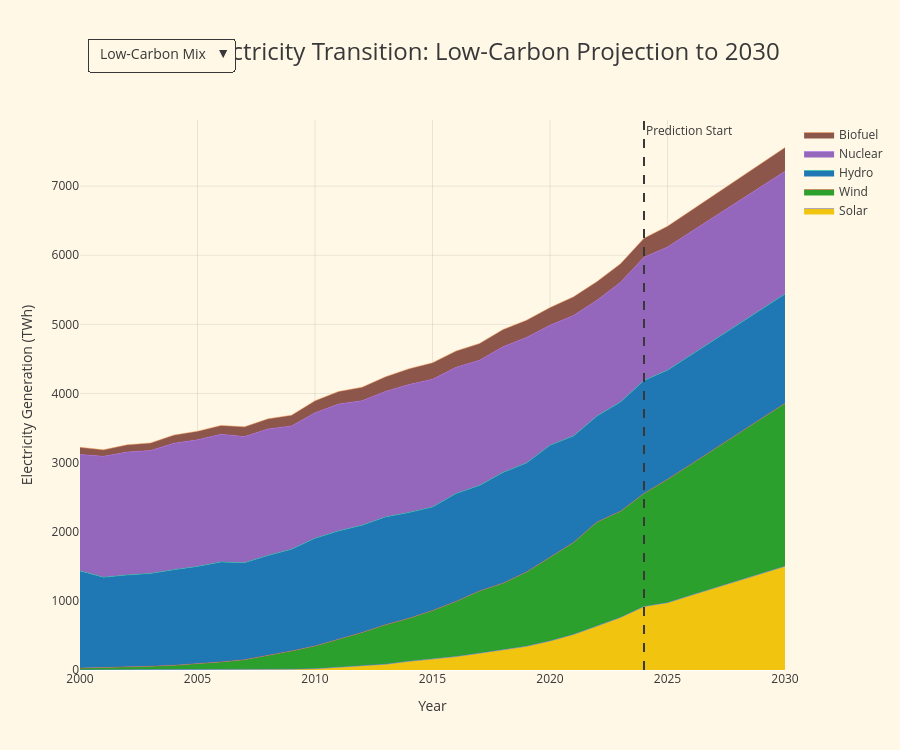

Here is the notebook cell this chart was saved with:
### Code cell
# --- GLOBAL CONFIGURATION ---
df = df_target_2030
title = "Global Electricity Transition"
filename = r"C:\Users\eirad\Desktop\IT ACADEMY\Sprint_13_Proyecto_Final\Quarto_Report\Plot\27_global_target_area.html"

low_carbon_metrics = [
    "solar_electricity", "wind_electricity", "hydro_electricity",
    "nuclear_electricity", "biofuel_electricity", "other_renewable_electricity"
]

fossil_metrics = ["coal_electricity", "gas_electricity"]   

color_map = {
    "solar_electricity": "#f1c40f",
    "wind_electricity": "#2ca02c",
    "hydro_electricity": "#1f77b4",
    "nuclear_electricity": "#9467bd",
    "biofuel_electricity": "#8c564b",
    "other_renewable_electricity": "#17becf",
    "coal_electricity": "#4c4c4c",
    "gas_electricity": "#C39BD3"
}


# 1. Data Preparation
year_cols = [c for c in df.columns if str(c).isdigit()]
df_melted = df.melt(id_vars=["energy_metric"], value_vars=year_cols,
                    var_name="year", value_name="value")

df_melted["year"] = df_melted["year"].astype(int)

df_yearly = (
    df_melted.groupby(["year", "energy_metric"])["value"]
    .sum()
    .reset_index()
)

df_plot = (
    df_yearly.pivot(index="year", columns="energy_metric", values="value")
    .reset_index()
    .sort_values("year")
)

# 2. Create Figure
fig_2030 = go.Figure()

available_low = [c for c in low_carbon_metrics if c in df_plot.columns]
for col in available_low:
    fig_2030.add_trace(go.Scatter(
        x=df_plot["year"],
        y=df_plot[col],
        name=col.replace("_electricity", "").title(),
        mode="lines",
        stackgroup="one",
        line=dict(width=0.5),
        fillcolor=color_map.get(col),
        visible=True
    ))

available_fossil = [c for c in fossil_metrics if c in df_plot.columns]
for col in available_fossil:
    fig_2030.add_trace(go.Scatter(
        x=df_plot["year"],
        y=df_plot[col],
        name=col.replace("_electricity", "").title(),
        mode="lines",
        stackgroup="one",
        line=dict(width=0.5),
        fillcolor=color_map.get(col),
        visible=False
    ))

# 3. Layout and Filter Menu
fig_2030.update_layout(
    updatemenus=[
        dict(
            buttons=[
                dict(
                    label="Low-Carbon Mix",
                    method="update",
                    args=[
                        {"visible": [True]*len(available_low) + [False]*len(available_fossil)},
                        {"title": f"{title}: Low-Carbon Projection to 2030"}
                    ]
                ),
                dict(
                    label="Fossil Fuel Mix",
                    method="update",
                    args=[
                        {"visible": [False]*len(available_low) + [True]*len(available_fossil)},
                        {"title": f"{title}: Fossil Fuel Projection to 2030"}
                    ]
                )
            ],
            direction="down",
            x=0.01,
            xanchor="left",
            y=1.15,
            bgcolor="#FFF8E7",
            bordercolor="#383838",
            font=dict(size=14, color="#383838")
        )
    ],
    height=750,
    paper_bgcolor="#FFF8E7",
    plot_bgcolor="#FFF8E7",
    title=dict(
        text=f"{title}: Low-Carbon Projection to 2030",
        x=0.5,
        font=dict(size=24, color="#383838")
    ),
    xaxis=dict(
        title="Year",
        gridcolor="rgba(0,0,0,0.08)",
        tickfont=dict(color="#383838")
    ),
    yaxis=dict(
        title="Electricity Generation (TWh)",
        gridcolor="rgba(0,0,0,0.08)",
        tickfont=dict(color="#383838")
    ),
    font=dict(color="#383838"),
    margin=dict(t=120)
)

fig_2030.add_vline(
    x=2024,
    line_dash="dash",
    line_color="#383838",
    annotation_text="Prediction Start"
)

# Save
fig_2030.write_html(r"C:\Users\eirad\Desktop\IT ACADEMY\Sprint_13_Proyecto_Final\Quarto_Report\Plot\27_road_2030.html")
# Show
fig_2030.show()

### Figure 1 — Plotly figure (JSON) as saved in the notebook; plotly's stock layout.template omitted (floating-point values rounded to 4 significant figures)
{"data": [{"fillcolor": "#f1c40f", "line": {"width": 0.5}, "mode": "lines", "name": "Solar", "stackgroup": "one", "type": "scatter", "visible": true, "x": [2000, 2001, 2002, 2003, 2004, 2005, 2006, 2007, 2008, 2009, 2010, 2011, 2012, 2013, 2014, 2015, 2016, 2017, 2018, 2019, 2020, 2021, 2022, 2023, 2024, 2025, 2026, 2027, 2028, 2029, 2030], "y": [0.98, 1.21, 1.43, 1.69, 2.09, 2.5, 2.95, 3.87, 6.99, 12.51, 18.9, 38.94, 61.23, 84.23, 125.7, 159.4, 194.2, 243.0, 287.5, 342.6, 421.0, 514.3, 635.2, 761.0, 918.2, 974.7, 1080.0, 1185.0, 1290.0, 1395.0, 1500.0]}, {"fillcolor": "#2ca02c", "line": {"width": 0.5}, "mode": "lines", "name": "Wind", "stackgroup": "one", "type": "scatter", "visible": true, "x": [2000, 2001, 2002, 2003, 2004, 2005, 2006, 2007, 2008, 2009, 2010, 2011, 2012, 2013, 2014, 2015, 2016, 2017, 2018, 2019, 2020, 2021, 2022, 2023, 2024, 2025, 2026, 2027, 2028, 2029, 2030], "y": [26.45, 31.93, 43.9, 51.66, 65.76, 85.15, 113.7, 145.8, 204.7, 263.4, 328.3, 406.3, 480.4, 570.9, 622.6, 701.1, 798.5, 901.7, 969.3, 1076.0, 1217.0, 1331.0, 1505.0, 1536.0, 1637.0, 1783.0, 1898.0, 2013.0, 2128.0, 2243.0, 2358.0]}, {"fillcolor": "#1f77b4", "line": {"width": 0.5}, "mode": "lines", "name": "Hydro", "stackgroup": "one", "type": "scatter", "visible": true, "x": [2000, 2001, 2002, 2003, 2004, 2005, 2006, 2007, 2008, 2009, 2010, 2011, 2012, 2013, 2014, 2015, 2016, 2017, 2018, 2019, 2020, 2021, 2022, 2023, 2024, 2025, 2026, 2027, 2028, 2029, 2030], "y": [1406.0, 1309.0, 1329.0, 1343.0, 1384.0, 1409.0, 1447.0, 1403.0, 1446.0, 1470.0, 1558.0, 1566.0, 1551.0, 1560.0, 1530.0, 1497.0, 1559.0, 1525.0, 1602.0, 1578.0, 1613.0, 1539.0, 1534.0, 1581.0, 1633.0, 1580.0, 1580.0, 1580.0, 1580.0, 1580.0, 1580.0]}, {"fillcolor": "#9467bd", "line": {"width": 0.5}, "mode": "lines", "name": "Nuclear", "stackgroup": "one", "type": "scatter", "visible": true, "x": [2000, 2001, 2002, 2003, 2004, 2005, 2006, 2007, 2008, 2009, 2010, 2011, 2012, 2013, 2014, 2015, 2016, 2017, 2018, 2019, 2020, 2021, 2022, 2023, 2024, 2025, 2026, 2027, 2028, 2029, 2030], "y": [1685.0, 1749.0, 1778.0, 1779.0, 1829.0, 1832.0, 1845.0, 1824.0, 1830.0, 1785.0, 1816.0, 1836.0, 1803.0, 1816.0, 1853.0, 1848.0, 1826.0, 1811.0, 1819.0, 1815.0, 1736.0, 1744.0, 1676.0, 1730.0, 1784.0, 1782.0, 1781.0, 1780.0, 1779.0, 1778.0, 1777.0]}, {"fillcolor": "#8c564b", "line": {"width": 0.5}, "mode": "lines", "name": "Biofuel", "stackgroup": "one", "type": "scatter", "visible": true, "x": [2000, 2001, 2002, 2003, 2004, 2005, 2006, 2007, 2008, 2009, 2010, 2011, 2012, 2013, 2014, 2015, 2016, 2017, 2018, 2019, 2020, 2021, 2022, 2023, 2024, 2025, 2026, 2027, 2028, 2029, 2030], "y": [103.1, 95.72, 104.8, 110.7, 118.2, 126.0, 129.8, 141.6, 146.8, 155.3, 174.3, 182.6, 195.9, 211.5, 227.7, 239.2, 236.4, 243.5, 248.1, 250.2, 256.2, 269.6, 270.5, 269.5, 275.1, 301.3, 309.8, 318.2, 326.7, 335.2, 343.6]}, {"fillcolor": "#4c4c4c", "line": {"width": 0.5}, "mode": "lines", "name": "Coal", "stackgroup": "one", "type": "scatter", "visible": false, "x": [2000, 2001, 2002, 2003, 2004, 2005, 2006, 2007, 2008, 2009, 2010, 2011, 2012, 2013, 2014, 2015, 2016, 2017, 2018, 2019, 2020, 2021, 2022, 2023, 2024, 2025, 2026, 2027, 2028, 2029, 2030], "y": [2887.0, 2838.0, 2871.0, 2961.0, 2959.0, 3004.0, 3016.0, 3058.0, 2959.0, 2681.0, 2797.0, 2721.0, 2553.0, 2606.0, 2582.0, 2362.0, 2210.0, 2189.0, 2130.0, 1893.0, 1635.0, 1782.0, 1707.0, 1503.0, 1486.0, 1599.0, 1542.0, 1487.0, 1432.0, 1377.0, 1323.0]}, {"fillcolor": "#C39BD3", "line": {"width": 0.5}, "mode": "lines", "name": "Gas", "stackgroup": "one", "type": "scatter", "visible": false, "x": [2000, 2001, 2002, 2003, 2004, 2005, 2006, 2007, 2008, 2009, 2010, 2011, 2012, 2013, 2014, 2015, 2016, 2017, 2018, 2019, 2020, 2021, 2022, 2023, 2024, 2025, 2026, 2027, 2028, 2029, 2030], "y": [1203.0, 1281.0, 1396.0, 1400.0, 1519.0, 1570.0, 1674.0, 1806.0, 1853.0, 1882.0, 2007.0, 1993.0, 2153.0, 2062.0, 2067.0, 2303.0, 2421.0, 2393.0, 2570.0, 2759.0, 2739.0, 2718.0, 2817.0, 2888.0, 2946.0, 3046.0, 3119.0, 3193.0, 3267.0, 3341.0, 3415.0]}], "layout": {"annotations": [{"showarrow": false, "text": "Prediction Start", "x": 2024, "xanchor": "left", "xref": "x", "y": 1, "yanchor": "top", "yref": "y domain"}], "font": {"color": "#383838"}, "height": 750, "margin": {"t": 120}, "paper_bgcolor": "#FFF8E7", "plot_bgcolor": "#FFF8E7", "shapes": [{"line": {"color": "#383838", "dash": "dash"}, "type": "line", "x0": 2024, "x1": 2024, "xref": "x", "y0": 0, "y1": 1, "yref": "y domain"}], "title": {"font": {"color": "#383838", "size": 24}, "text": "Global Electricity Transition: Low-Carbon Projection to 2030", "x": 0.5}, "updatemenus": [{"bgcolor": "#FFF8E7", "bordercolor": "#383838", "buttons": [{"args": [{"visible": [true, true, true, true, true, false, false]}, {"title": "Global Electricity Transition: Low-Carbon Projection to 2030"}], "label": "Low-Carbon Mix", "method": "update"}, {"args": [{"visible": [false, false, false, false, false, true, true]}, {"title": "Global Electricity Transition: Fossil Fuel Projection to 2030"}], "label": "Fossil Fuel Mix", "method": "update"}], "direction": "down", "font": {"color": "#383838", "size": 14}, "x": 0.01, "xanchor": "left", "y": 1.15}], "xaxis": {"gridcolor": "rgba(0,0,0,0.08)", "tickfont": {"color": "#383838"}, "title": {"text": "Year"}}, "yaxis": {"gridcolor": "rgba(0,0,0,0.08)", "tickfont": {"color": "#383838"}, "title": {"text": "Electricity Generation (TWh)"}}}}
